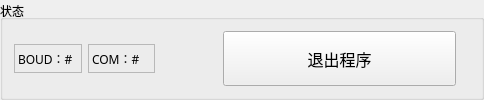
     <widget class="QGroupBox" name="bottomGB">
      <property name="enabled">
       <bool>true</bool>
      </property>
      <property name="minimumSize">
       <size>
        <width>484</width>
        <height>70</height>
       </size>
      </property>
      <property name="layoutDirection">
       <enum>Qt::LeftToRight</enum>
      </property>
      <property name="title">
       <string>状态</string>
      </property>
      <property name="alignment">
       <set>Qt::AlignLeading|Qt::AlignLeft|Qt::AlignVCenter</set>
      </property>
      <layout class="QHBoxLayout" name="bottomLayout">
       <item>
        <widget class="QLabel" name="baudLabel">
         <property name="minimumSize">
          <size>
           <width>68</width>
           <height>29</height>
          </size>
         </property>
         <property name="maximumSize">
          <size>
           <width>64</width>
           <height>29</height>
          </size>
         </property>
         <property name="font">
          <font>
           <family>微软雅黑</family>
           <pointsize>9</pointsize>
           <weight>50</weight>
           <bold>false</bold>
          </font>
         </property>
         <property name="frameShape">
          <enum>QFrame::StyledPanel</enum>
         </property>
         <property name="frameShadow">
          <enum>QFrame::Sunken</enum>
         </property>
         <property name="text">
          <string>BOUD：#</string>
         </property>
         <property name="textFormat">
          <enum>Qt::PlainText</enum>
         </property>
        </widget>
       </item>
       <item>
        <widget class="QLabel" name="comLabel">
         <property name="minimumSize">
          <size>
           <width>67</width>
           <height>29</height>
          </size>
         </property>
         <property name="maximumSize">
          <size>
           <width>64</width>
           <height>29</height>
          </size>
         </property>
         <property name="baseSize">
          <size>
           <width>64</width>
           <height>0</height>
          </size>
         </property>
         <property name="font">
          <font>
           <family>微软雅黑</family>
          </font>
         </property>
         <property name="frameShape">
          <enum>QFrame::StyledPanel</enum>
         </property>
         <property name="frameShadow">
          <enum>QFrame::Sunken</enum>
         </property>
         <property name="text">
          <string>COM：#</string>
         </property>
        </widget>
       </item>
       <item>
        <spacer name="horizontalSpacer">
         <property name="orientation">
          <enum>Qt::Horizontal</enum>
         </property>
         <property name="sizeType">
          <enum>QSizePolicy::Fixed</enum>
         </property>
         <property name="sizeHint" stdset="0">
          <size>
           <width>62</width>
           <height>20</height>
          </size>
         </property>
        </spacer>
       </item>
       <item>
        <widget class="QPushButton" name="exitButton">
         <property name="sizePolicy">
          <sizepolicy hsizetype="Ignored" vsizetype="Ignored">
           <horstretch>0</horstretch>
           <verstretch>0</verstretch>
          </sizepolicy>
         </property>
         <property name="minimumSize">
          <size>
           <width>140</width>
           <height>34</height>
          </size>
         </property>
         <property name="maximumSize">
          <size>
           <width>10000</width>
           <height>10000</height>
          </size>
         </property>
         <property name="font">
          <font>
           <family>微软雅黑</family>
           <pointsize>12</pointsize>
          </font>
         </property>
         <property name="statusTip">
          <string>Exit the application</string>
         </property>
         <property name="text">
          <string>退出程序</string>
         </property>
         <property name="icon">
          <iconset>
           <normaloff>images/exit.png</normaloff>images/exit.png</iconset>
         </property>
        </widget>
       </item>
       <item>
        <spacer name="horizontalSpacer_2">
         <property name="orientation">
          <enum>Qt::Horizontal</enum>
         </property>
         <property name="sizeType">
          <enum>QSizePolicy::Fixed</enum>
         </property>
         <property name="sizeHint" stdset="0">
          <size>
           <width>14</width>
           <height>20</height>
          </size>
         </property>
        </spacer>
       </item>
      </layout>
     </widget>
